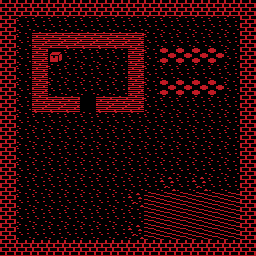

The image is a tile-based game level rendered from a .tmx file. Its description and complete source (layers, tilesets, objects, tile grids) follow:
An orthogonal 16x16 tile map with 16x16 px tiles, 5 tile layers (Floor, Walls, Decorations, Items, ...).

<map version="1.10" tiledversion="1.11.0" orientation="orthogonal" renderorder="right-down" width="16" height="16" tilewidth="16" tileheight="16" infinite="0" nextlayerid="7" nextobjectid="1">
 <editorsettings>
  <export target="dir/tilemap.lua" format="lua" />
 </editorsettings>
 <tileset firstgid="1" name="monochrome_red_tileset" tilewidth="16" tileheight="16" tilecount="256" columns="16">
  <image source="dir/res/mono_tile_set.png" width="256" height="256" />
 </tileset>
 <layer id="2" name="Floor" width="16" height="16">
  <data encoding="csv">
0,0,0,0,0,0,0,0,0,0,0,0,0,0,0,0,
0,5,5,5,5,5,5,5,5,5,5,5,5,5,5,0,
0,5,0,0,0,0,0,0,0,5,5,5,5,5,5,0,
0,5,0,5,5,5,5,5,0,5,0,0,0,0,5,0,
0,5,0,5,5,5,5,5,0,5,5,5,5,5,5,0,
0,5,0,5,5,5,5,5,0,5,0,0,0,0,5,0,
0,5,0,0,0,70,0,0,0,5,5,5,5,5,5,0,
0,5,5,5,5,5,5,5,5,5,5,5,5,5,5,0,
0,5,5,5,5,5,5,5,5,5,5,5,5,5,5,0,
0,5,5,5,5,5,5,5,5,5,5,5,5,5,5,0,
0,5,5,5,5,5,5,5,5,5,5,5,5,5,5,0,
0,5,5,5,5,5,5,5,5,5,4,5,4,5,5,0,
0,5,5,5,5,5,5,5,4,0,0,0,0,0,0,0,
0,5,5,5,5,5,5,5,5,0,0,0,0,0,0,0,
0,5,5,5,5,5,5,5,4,0,0,0,0,0,0,0,
0,0,0,0,0,0,0,0,0,0,0,0,0,0,0,0
</data>
 </layer>
 <layer id="1" name="Walls" width="16" height="16">
  <data encoding="csv">
63,63,63,63,63,63,63,63,63,63,63,63,63,63,63,63,
63,0,0,0,0,0,0,0,0,0,0,0,0,0,0,63,
63,0,64,64,64,64,64,64,64,0,0,0,0,0,0,63,
63,0,64,0,0,0,0,0,64,0,0,0,0,0,0,63,
63,0,64,0,0,0,0,0,64,0,0,0,0,0,0,63,
63,0,64,0,0,0,0,0,64,0,0,0,0,0,0,63,
63,0,64,64,64,0,64,64,64,0,0,0,0,0,0,63,
63,0,0,0,0,0,0,0,0,0,0,0,0,0,0,63,
63,0,0,0,0,0,0,0,0,0,0,0,0,0,0,63,
63,0,0,0,0,0,0,0,0,0,0,0,0,0,0,63,
63,0,0,0,0,0,0,0,0,0,0,0,0,0,0,63,
63,0,0,0,0,0,0,0,0,0,0,0,0,0,0,63,
63,0,0,0,0,0,0,0,0,0,0,0,0,0,0,63,
63,0,0,0,0,0,0,0,0,0,0,0,0,0,0,63,
63,0,0,0,0,0,0,0,0,0,0,0,0,0,0,63,
63,63,63,63,63,63,63,63,63,63,63,63,63,63,63,63
</data>
 </layer>
 <layer id="4" name="Decorations" width="16" height="16">
  <data encoding="csv">
0,0,0,0,0,0,0,0,0,0,0,0,0,0,0,0,
0,0,0,0,0,0,0,0,0,0,0,0,0,0,0,0,
0,0,0,0,0,0,0,0,0,0,0,0,0,0,0,0,
0,0,0,0,0,0,0,0,0,0,7,7,7,7,0,0,
0,0,0,0,0,0,0,0,0,0,0,0,0,0,0,0,
0,0,0,0,0,0,0,0,0,0,7,7,7,7,0,0,
0,0,0,0,0,0,0,0,0,0,0,0,0,0,0,0,
0,0,0,0,0,0,0,0,0,0,0,0,0,0,0,0,
0,0,0,0,0,0,0,0,0,0,0,0,0,0,0,0,
0,0,0,0,0,0,0,0,0,0,0,0,0,0,0,0,
0,0,0,0,0,0,0,0,0,0,0,0,0,0,0,0,
0,0,0,0,0,0,0,0,0,0,0,0,0,0,0,0,
0,0,0,0,0,0,0,0,0,2,2,2,2,2,2,0,
0,0,0,0,0,0,0,0,0,2,2,2,2,2,2,0,
0,0,0,0,0,0,0,0,0,2,2,2,2,2,2,0,
0,0,0,0,0,0,0,0,0,0,0,0,0,0,0,0
</data>
 </layer>
 <layer id="5" name="Items" width="16" height="16">
  <data encoding="csv">
0,0,0,0,0,0,0,0,0,0,0,0,0,0,0,0,
0,0,0,0,0,0,0,0,0,0,0,0,0,0,0,0,
0,0,0,0,0,0,0,0,0,0,0,0,0,0,0,0,
0,0,0,173,0,0,0,0,0,0,0,0,0,0,0,0,
0,0,0,0,0,0,0,0,0,0,0,0,0,0,0,0,
0,0,0,0,0,0,0,0,0,0,0,0,0,0,0,0,
0,0,0,0,0,0,0,0,0,0,0,0,0,0,0,0,
0,0,0,0,0,0,0,0,0,0,0,0,0,0,0,0,
0,0,0,0,0,0,0,0,0,0,0,0,0,0,0,0,
0,0,0,0,0,0,0,0,0,0,0,0,0,0,0,0,
0,0,0,0,0,0,0,0,0,0,0,0,0,0,0,0,
0,0,0,0,0,0,0,0,0,0,0,0,0,0,0,0,
0,0,0,0,0,0,0,0,0,0,0,0,0,0,0,0,
0,0,0,0,0,0,0,0,0,0,0,0,0,0,0,0,
0,0,0,0,0,0,0,0,0,0,0,0,0,0,0,0,
0,0,0,0,0,0,0,0,0,0,0,0,0,0,0,0
</data>
 </layer>
 <layer id="6" name="Entities" width="16" height="16">
  <data encoding="csv">
0,0,0,0,0,0,0,0,0,0,0,0,0,0,0,0,
0,0,0,0,0,0,0,0,0,0,0,0,0,0,0,0,
0,0,0,0,0,0,0,0,0,0,0,0,0,0,0,0,
0,0,0,0,0,0,0,0,0,0,0,0,0,0,0,0,
0,0,0,0,0,0,0,0,0,0,0,0,0,0,0,0,
0,0,0,0,0,0,0,0,0,0,0,0,0,0,0,0,
0,0,0,0,0,0,0,0,0,0,0,0,0,0,0,0,
0,0,0,0,0,0,0,0,0,0,0,0,0,0,0,0,
0,0,0,0,0,0,0,0,0,0,0,0,0,0,0,0,
0,0,0,0,0,0,0,0,0,0,0,0,0,0,0,0,
0,0,0,0,0,0,0,0,0,0,0,0,0,0,0,0,
0,0,0,0,0,0,0,0,0,0,0,0,0,0,0,0,
0,0,0,0,0,0,0,0,0,0,0,0,0,0,0,0,
0,0,0,0,0,0,0,0,0,0,0,0,0,0,0,0,
0,0,0,0,0,0,0,0,0,0,0,0,0,0,0,0,
0,0,0,0,0,0,0,0,0,0,0,0,0,0,0,0
</data>
 </layer>
</map>
